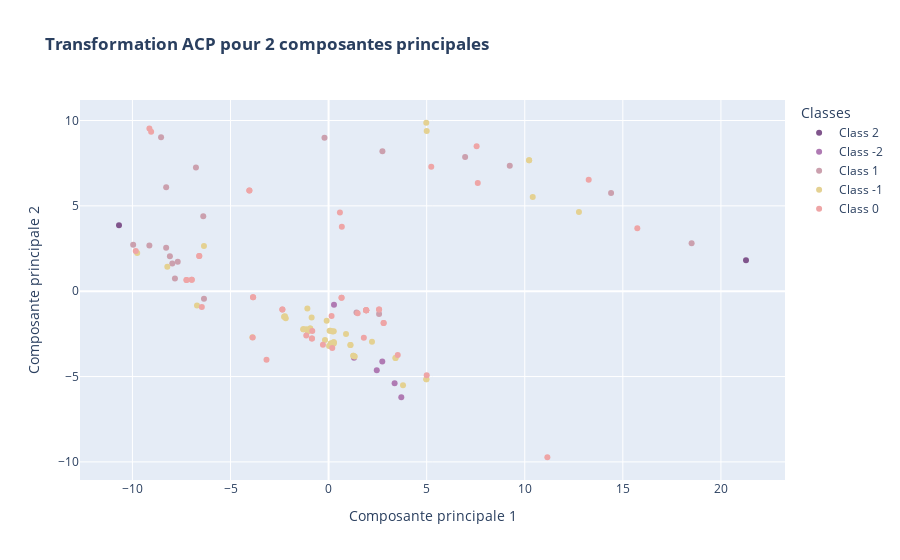

Source (notebook cell):
### Code cell
fig = px.scatter(df_PCA2, x="Composante principale 1", y="Composante principale 2", color=data["Class"],
                 color_discrete_sequence=["#80558C","#AF7AB3","#CBA0AE","#E4D192","#EEA5A6"],
                 title = "<b>Transformation ACP pour 2 composantes principales</b>")
fig.update_layout(legend=dict(title="Classes"))
fig.show()

### Figure 1 — Plotly figure (JSON) as saved in the notebook; plotly's stock layout.template omitted (floating-point values rounded to 4 significant figures)
{"data": [{"hovertemplate": "color=Class 2<br>Composante principale 1=%{x}<br>Composante principale 2=%{y}<extra></extra>", "legendgroup": "Class 2", "marker": {"color": "#80558C", "symbol": "circle"}, "mode": "markers", "name": "Class 2", "orientation": "v", "showlegend": true, "type": "scatter", "x": [21.28, -10.68], "xaxis": "x", "y": [1.816, 3.859], "yaxis": "y"}, {"hovertemplate": "color=Class -2<br>Composante principale 1=%{x}<br>Composante principale 2=%{y}<extra></extra>", "legendgroup": "Class -2", "marker": {"color": "#AF7AB3", "symbol": "circle"}, "mode": "markers", "name": "Class -2", "orientation": "v", "showlegend": true, "type": "scatter", "x": [3.706, 0.2755, 3.365, 2.738, 2.456, 1.297], "xaxis": "x", "y": [-6.21, -0.7932, -5.389, -4.117, -4.633, -3.903], "yaxis": "y"}, {"hovertemplate": "color=Class 1<br>Composante principale 1=%{x}<br>Composante principale 2=%{y}<extra></extra>", "legendgroup": "Class 1", "marker": {"color": "#CBA0AE", "symbol": "circle"}, "mode": "markers", "name": "Class 1", "orientation": "v", "showlegend": true, "type": "scatter", "x": [-6.352, -7.968, 6.96, 18.51, -8.539, -7.833, -7.691, -8.09, -9.136, 14.4, -9.962, 2.744, 2.574, 9.237, -8.281, -8.28, -6.388, -0.2093, -6.763, 1.422], "xaxis": "x", "y": [-0.4442, 1.624, 7.861, 2.809, 9.022, 0.7472, 1.719, 2.046, 2.681, 5.748, 2.718, 8.201, -1.329, 7.354, 2.543, 6.084, 4.393, 8.992, 7.249, -1.247], "yaxis": "y"}, {"hovertemplate": "color=Class -1<br>Composante principale 1=%{x}<br>Composante principale 2=%{y}<extra></extra>", "legendgroup": "Class -1", "marker": {"color": "#E4D192", "symbol": "circle"}, "mode": "markers", "name": "Class -1", "orientation": "v", "showlegend": true, "type": "scatter", "x": [0.02483, -1.062, 1.334, 0.2657, 3.794, 2.212, -1.138, -0.8639, 0.8893, -0.1845, -2.226, -9.756, 10.41, -8.221, -1.082, 12.76, -6.353, 0.264, 10.22, 3.412, -0.9377, -6.708, -2.182, -1.287, 1.114, -3.883, 5.002, 4.984, -0.957, -0.9453, 0.1121, 1.262, 0.2063, 0.2189, 0.2645, -0.9641, -0.09767, 0.0503, 0.2066, -2.259, 0.09665, 10.22, 3.412, -0.9377, -1.287, 1.114, 4.98, -0.9641, 4.984, -0.957, 0.1121, 1.262, 0.2063, 0.2645, -0.9641, -2.259], "xaxis": "x", "y": [-3.206, -2.357, -3.82, -3.069, -5.506, -2.958, -2.227, -1.54, -2.515, -2.865, -1.475, 2.238, 5.512, 1.432, -1.008, 4.638, 2.649, -2.343, 7.668, -3.91, -2.192, -0.8332, -1.592, -2.23, -3.158, -2.692, 9.389, -5.159, -2.281, -2.25, -3.066, -3.782, -3.046, -3.096, -2.992, -2.247, -1.728, -2.324, -2.365, -1.501, -2.322, 7.668, -3.91, -2.192, -2.23, -3.158, 9.868, -2.247, -5.159, -2.281, -3.066, -3.782, -3.046, -2.992, -2.247, -1.501], "yaxis": "y"}, {"hovertemplate": "color=Class 0<br>Composante principale 1=%{x}<br>Composante principale 2=%{y}<extra></extra>", "legendgroup": "Class 0", "marker": {"color": "#EEA5A6", "symbol": "circle"}, "mode": "markers", "name": "Class 0", "orientation": "v", "showlegend": true, "type": "scatter", "x": [0.6751, 13.26, 11.15, -9.135, 0.5772, -9.046, -4.037, 7.546, 1.917, 2.806, -1.138, -0.831, -9.829, 5.234, -3.165, 0.1867, -0.8502, -6.976, -0.2877, 2.574, 1.797, -6.592, 15.74, -3.849, 0.6603, 7.605, 0.1525, 5.002, -3.869, 1.481, 3.526, -7.243, -2.355, -6.461, -4.037, 1.917, 2.806, 1.917, 1.917, 1.917, -0.8502, -6.976, 2.574, -6.592, -3.849, 0.6603, -7.243, -2.355], "xaxis": "x", "y": [3.769, 6.523, -9.729, 9.528, 4.611, 9.341, 5.9, 8.493, -1.112, -1.863, -2.599, -2.339, 2.358, 7.293, -4.009, -3.325, -2.775, 0.6679, -3.138, -1.075, -2.726, 2.06, 3.692, -0.3501, -0.3856, 6.34, -1.455, -4.926, -2.707, -1.294, -3.74, 0.6626, -1.077, -0.9252, 5.9, -1.112, -1.863, -1.112, -1.112, -1.112, -2.775, 0.6679, -1.075, 2.06, -0.3501, -0.3856, 0.6626, -1.077], "yaxis": "y"}], "layout": {"legend": {"title": {"text": "Classes"}, "tracegroupgap": 0}, "title": {"text": "<b>Transformation ACP pour 2 composantes principales</b>"}, "xaxis": {"anchor": "y", "domain": [0, 1], "title": {"text": "Composante principale 1"}}, "yaxis": {"anchor": "x", "domain": [0, 1], "title": {"text": "Composante principale 2"}}}}
